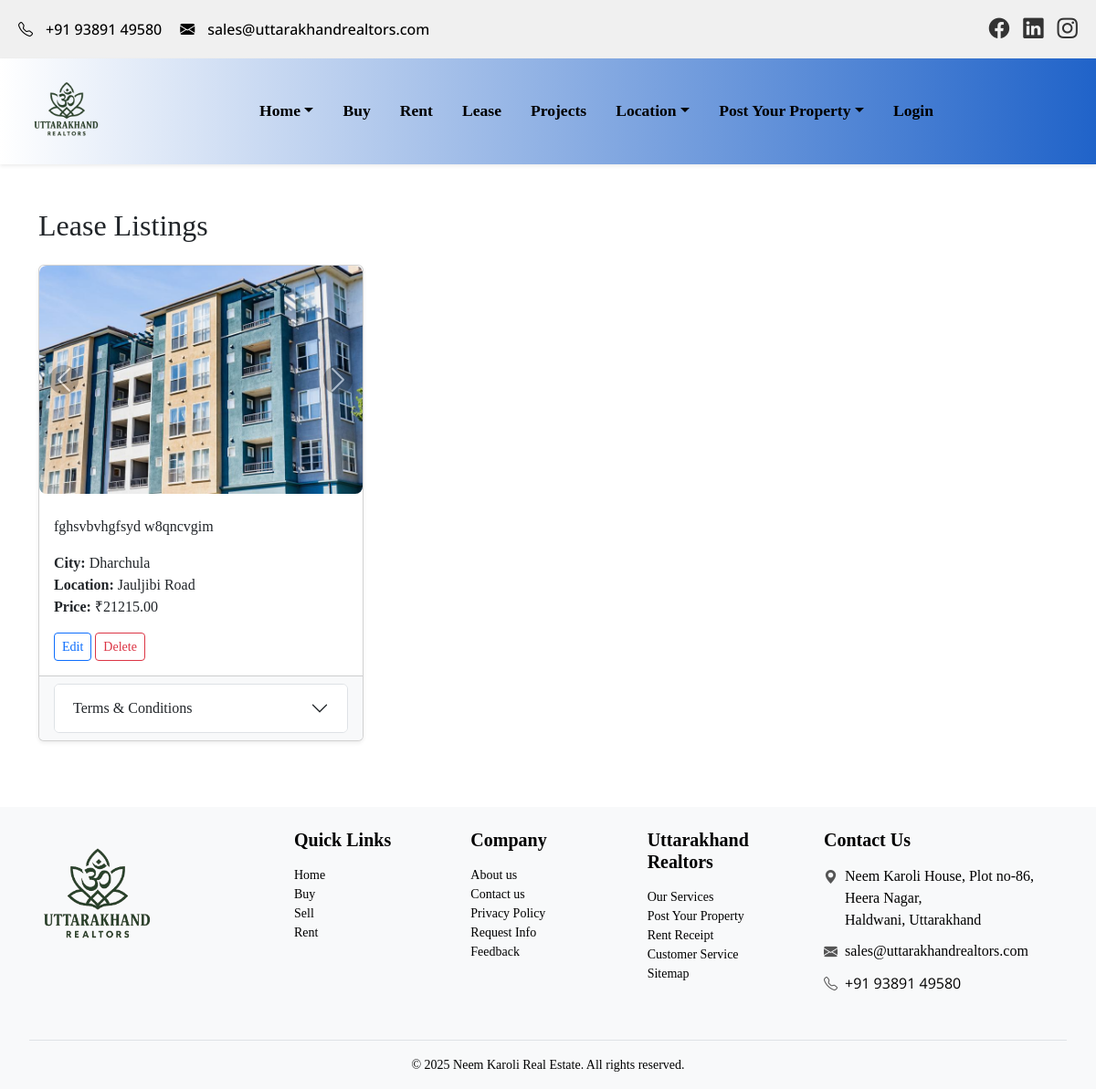
Before: /lease/ with the older database file.
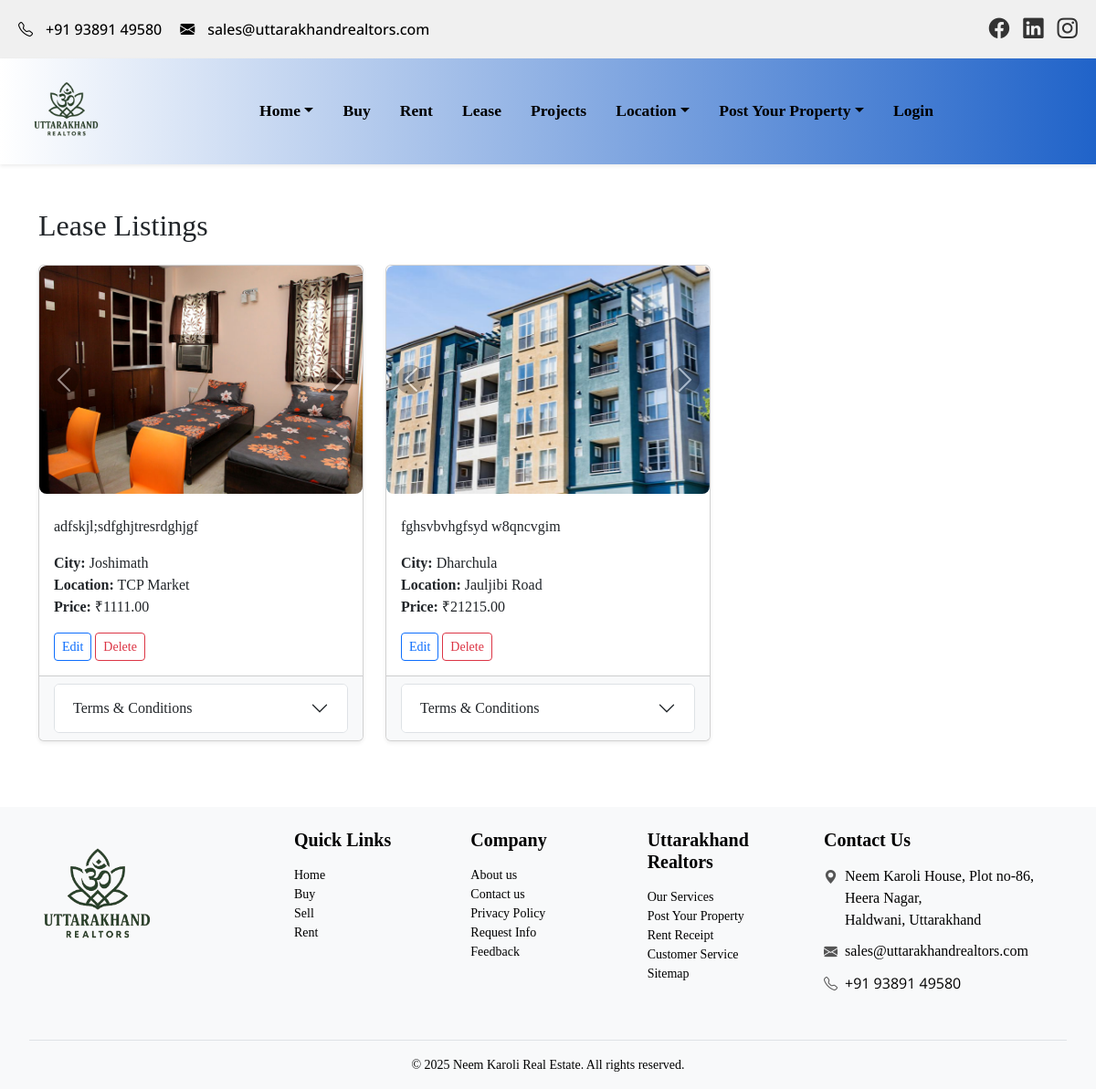
After: the same page with the newer database file.
### my_app/models.py (models this page shows, shortened)
class LeaseImage(models.Model):
    lease = models.ForeignKey(Lease, on_delete=models.CASCADE, related_name='images')
    image = models.ImageField(upload_to='leases/')

class Lease(models.Model):
    owner_user = models.ForeignKey(User, on_delete=models.CASCADE)
    property_type = models.ForeignKey(PropertyType, on_delete=models.SET_NULL, null=True)
    city = models.ForeignKey(City, on_delete=models.CASCADE)
    location = models.ForeignKey(Location, on_delete=models.CASCADE)
    area = models.CharField(max_length=100, null=True)
    price = models.DecimalField(max_digits=10, decimal_places=2, null=True)
    owner_name = models.CharField(max_length=100, null=True)
    contact_name = models.CharField(max_length=100, null=True)
    contact_number = models.CharField(max_length=15, null=True)
    description = models.TextField(null=True, blank=True)
    terms_and_conditions = models.TextField(null=True, blank=True)
    is_approved = models.BooleanField(default=False)

class City(models.Model):
    name = models.CharField(max_length=50)

class Location(models.Model):
    name = models.CharField(max_length=100)
    city = models.ForeignKey(City, on_delete=models.CASCADE, related_name='locations')

### my_app/views.py (the view)
# urls.py: path('lease/', views.lease_properties, name="lease_properties"),
def lease_properties(request):
    properties = Lease.objects.filter(is_approved=True).prefetch_related('images').order_by('-id')
    return render(request, 'lease.html', {'properties': properties})

### my_app/templates/lease.html (shortened to what this page needs)
{% extends 'common.html' %}
{% load static %}
{% block content %}
  <link rel="stylesheet" href="https://cdn.jsdelivr.net/npm/glightbox/dist/css/glightbox.min.css" />
  <div class="container mt-5">
    <h2 class="mb-4">Lease Listings</h2>
    {% if properties %}
      <div class="row">
        {% for lease in properties %}
          <div class="col-md-4 mb-4">
            <div class="card shadow-sm w-100">
              {% if lease.images.all|length > 1 %}
                <div id="carousel{{ lease.id }}" class="carousel slide w-100" data-bs-ride="carousel">
                  <div class="carousel-inner w-100">
                    {% for image in lease.images.all %}
                      <div class="carousel-item {% if forloop.first %}active{% endif %}">
                        <a href="{{ image.image.url }}" class="glightbox" data-gallery="gallery{{ lease.id }}" data-title="{{ lease.title }}"><img src="{{ image.image.url }}" class="d-block w-100 lease-carousel-img" alt="Lease Image" /></a>
                      </div>
                    {% endfor %}
                  </div>
                  <button class="carousel-control-prev" type="button" data-bs-target="#carousel{{ lease.id }}" data-bs-slide="prev"><span class="carousel-control-prev-icon" aria-hidden="true"></span></button>
                  <button class="carousel-control-next" type="button" data-bs-target="#carousel{{ lease.id }}" data-bs-slide="next"><span class="carousel-control-next-icon" aria-hidden="true"></span></button>
                </div>
              {% else %}
                {% with image=lease.images.first %}
                  {% if image %}
                    <a href="{{ image.image.url }}" class="glightbox" data-gallery="gallery{{ lease.id }}" data-title="{{ lease.title }}"><img src="{{ image.image.url }}" class="d-block w-100 lease-carousel-img" alt="Lease Image" /></a>
                  {% endif %}
                {% endwith %}
              {% endif %}
              <div class="card-body">
                <p class="card-text">{{ lease.description|truncatewords:25 }}</p>
                <p class="card-text">
                  <strong>City:</strong> {{ lease.city.name }}<br />
                  <strong>Location:</strong> {{ lease.location.name }}<br />
                  <strong>Price:</strong> ₹{{ lease.price }}<br />
                </p>
                <a href="{% url 'edit_lease' lease.pk %}" class="btn btn-sm btn-outline-primary">Edit</a>
                <a href="{% url 'delete_lease' lease.pk %}" class="btn btn-sm btn-outline-danger">Delete</a>
              </div>
              <div class="card-footer bg-light">
                <div class="accordion" id="termsAccordion{{ lease.id }}">
                  <div class="accordion-item">
                    <h2 class="accordion-header" id="heading{{ lease.id }}"><button class="accordion-button collapsed" type="button" data-bs-toggle="collapse" data-bs-target="#collapse{{ lease.id }}" aria-expanded="false" aria-controls="collapse{{ lease.id }}">Terms & Conditions</button></h2>
                  </div>
                </div>
              </div>
            </div>
          </div>
        {% endfor %}
      </div>
    {% else %}
      <p>No lease properties found.</p>
    {% endif %}
  </div>
{% endblock %}

Changed rows visible on the page:
added Lease: description "adfskjl;sdfghjtresrdghjgf", city.name "Joshimath", location.name "TCP Market", price "1111.00"
added LeaseImage: image (picture), shown under "adfskjl;sdfghjtresrdghjgf"
